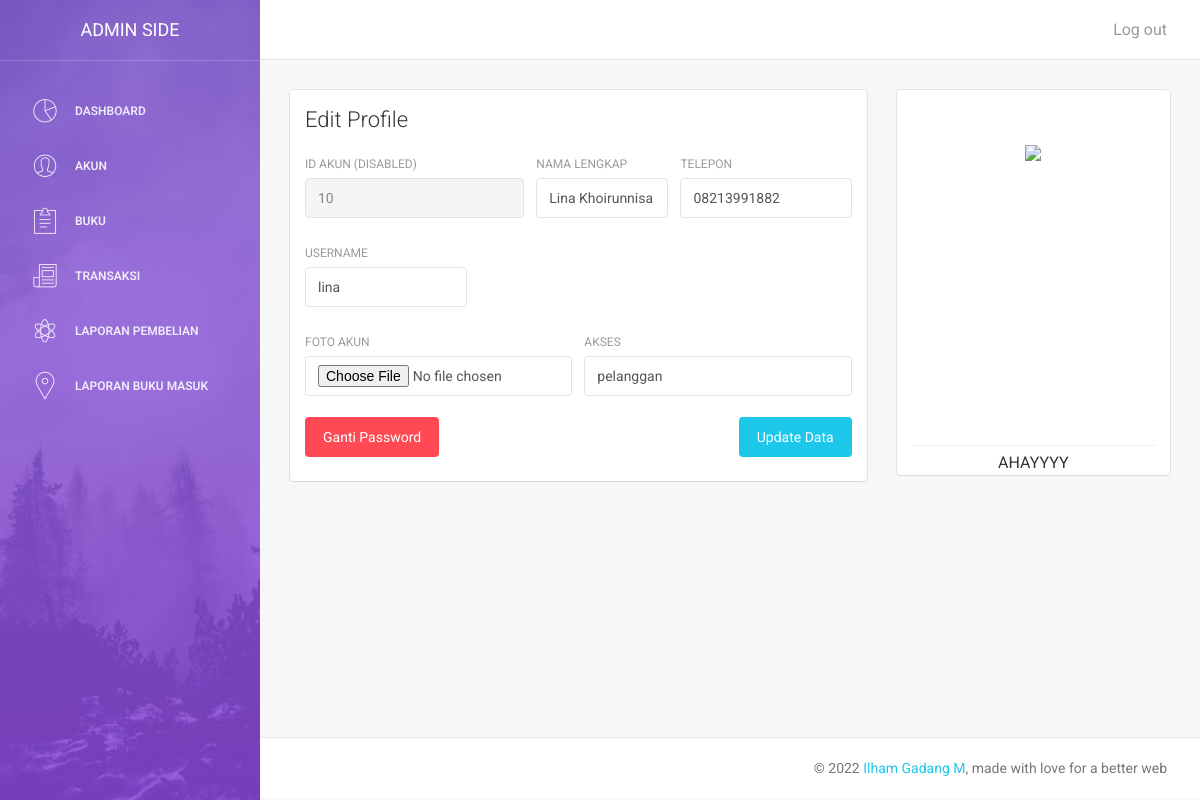
Page /admin/BS3/index.php?page=akun&item=frm&id=10 (signed in) on the committed database.
### tables this page shows
CREATE TABLE `akun` (
  `id_akun` int(5) NOT NULL,
  `nama` varchar(100) NOT NULL,
  `telepon` varchar(25) NOT NULL,
  `username` varchar(20) NOT NULL,
  `password` varchar(255) NOT NULL,
  `foto_akun` varchar(100) NOT NULL,
  `akses` varchar(10) NOT NULL
);

### admin/BS3/modul/akun/frm.php (the view, shortened to what this page needs)
<?php
if(isset($_GET['id'])){
$id_akun = $_GET['id'];
} else {
$id_akun = '';
}
$sql = "SELECT * FROM akun WHERE id_akun = $id_akun";
$row = $koneksi -> prepare($sql);
$row -> execute();
$hasil = $row -> fetch();
 ?>
<body>
        <div class="content">
            <div class="container-fluid">
                <div class="row">
                    <div class="col-md-8">
                        <div class="card">
                            <div class="header">
                                <?php if(isset($_GET['id'])){ ?>
                                    <h4 class="title">Edit Profile</h4>
                                <?php } else {?>
                                    <h4 class="title">Tambah Akun</h4>
                                <?php } ?>
                            </div>
                            <div class="content">
                                <form method="post" enctype="multipart/form-data" action="modul/akun/proses.php">
                                    <div class="row">
                                            <div class="col-md-5">
                                                <div class="form-group">
                                                    <label>Id Akun (disabled)</label>
                                                    <input type="text" class="form-control" disabled value="<?php echo $hasil['id_akun']; ?>" name="id_akun" >
                                                </div>
                                            </div>
                                        <div class="col-md-3">
                                            <div class="form-group">
                                                <label>Nama Lengkap</label>
                                                <input type="text" class="form-control" placeholder="Nama Lengkap" value="<?php echo $hasil['nama']; ?>" name="nama" required="required">
                                            </div>
                                        </div>
                                        <div class="col-md-4">
                                            <div class="form-group">
                                                <label for="exampleInputEmail1">Telepon</label>
                                                <input type="text" class="form-control" placeholder="Telepon" value="<?php echo $hasil['telepon']; ?>" name="telepon" required="required">
                                            </div>
                                        </div>
                                    </div>
                                    <div class="row">
                                        <div class="col-md-4">
                                            <div class="form-group">
                                                <label>Username</label>
                                                <input type="text" class="form-control" placeholder="Username" value="<?php echo $hasil['username']; ?>" name="username" required="required">
                                            </div>
                                        </div>
                                    </div>
                                    <div class="row">
                                        <div class="col-md-6">
                                            <div class="form-group">
                                                <label>Foto akun</label>
                                                <input type="file" name="foto" class="form-control">
                                            </div>
                                        </div>
                                        <div class="col-md-6">
                                            <div class="form-group">
                                                <label>AKSES</label>
                                                <input type="text" name="akses" class="form-control" value="<?php echo $hasil['akses']; ?>">
                                            </div>
                                        </div>
                                    </div>
                                    <?php if(isset($_GET['id'])){ ?>
                                        <button type="submit" class="btn btn-info btn-fill pull-right" name="proses" value="update">Update Data</button>
                                        <a href="index.php?page=akun&item=ganti&id=<?php echo $hasil['id_akun']; ?>" class="btn btn-danger btn-fill">Ganti Password</a>
                                    <?php } else { ?>
                                        <button type="submit" class="btn btn-info btn-fill pull-right" name="proses" value="tambah">Tambah Data</button>
                                    <?php } ?>
                            </div>
                        </div>
                    </div>
                    <div class="col-md-4">
                        <div class="card card-user">
                            <div class="image">
                            </div>
                            <div class="content">
                                <?php if(isset($_GET['id'])){ ?>
                                    <div class="author">
                                         <img src="../../assets/img/foto_akun/<?php echo $hasil['foto_akun'] ?>" style="max-width: 150px;">
                                    </div>
                                <?php } else {?>
                                    <div class="author">
                                         <img src="../../assets/img/foto_akun/upload.png" style="max-width: 200px;">
                                    </div>
                                <?php }?>
                            </div>
                            <hr>
                            <div class="text-center">
                                <p>AHAYYYY</p>
                            </div>
                        </div>
                    </div>
                </div>
            </div>
        </div>
        <footer class="footer">
            <div class="container-fluid">
                <p class="copyright pull-right">
                    &copy; <script>document.write(new Date().getFullYear())</script> <a href="">Ilham Gadang M</a>, made with love for a better web
                </p>
            </div>
        </footer>
    </div>
</div>
</body>
</html>

### rows in the picture
akun: id_akun "10", nama "Lina Khoirunnisa", telepon "08213991882", username "lina", akses "pelanggan"
